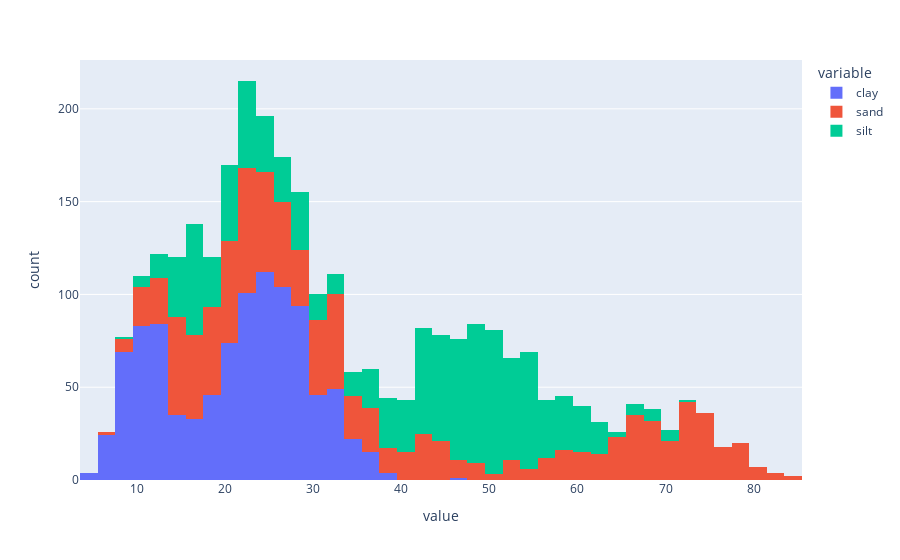

The code cell stored with this chart in its notebook:
### Code cell
fig = px.histogram(data_subset, x= soil_cont)
fig.show()

### Figure 1 — Plotly figure (JSON) as saved in the notebook; plotly's stock layout.template omitted (floating-point values rounded to 4 significant figures; data arrays with more than 128 entries replaced by an {"elided": "..."} marker saying what was removed)
{"data": [{"alignmentgroup": "True", "bingroup": "x", "hovertemplate": "variable=clay<br>value=%{x}<br>count=%{y}<extra></extra>", "legendgroup": "clay", "marker": {"color": "#636efa", "pattern": {"shape": ""}}, "name": "clay", "offsetgroup": "clay", "orientation": "v", "showlegend": true, "type": "histogram", "x": {"elided": "1000 int values"}, "xaxis": "x", "yaxis": "y"}, {"alignmentgroup": "True", "bingroup": "x", "hovertemplate": "variable=sand<br>value=%{x}<br>count=%{y}<extra></extra>", "legendgroup": "sand", "marker": {"color": "#EF553B", "pattern": {"shape": ""}}, "name": "sand", "offsetgroup": "sand", "orientation": "v", "showlegend": true, "type": "histogram", "x": {"elided": "1000 int values"}, "xaxis": "x", "yaxis": "y"}, {"alignmentgroup": "True", "bingroup": "x", "hovertemplate": "variable=silt<br>value=%{x}<br>count=%{y}<extra></extra>", "legendgroup": "silt", "marker": {"color": "#00cc96", "pattern": {"shape": ""}}, "name": "silt", "offsetgroup": "silt", "orientation": "v", "showlegend": true, "type": "histogram", "x": {"elided": "1000 int values"}, "xaxis": "x", "yaxis": "y"}], "layout": {"barmode": "relative", "legend": {"title": {"text": "variable"}, "tracegroupgap": 0}, "margin": {"t": 60}, "xaxis": {"anchor": "y", "domain": [0, 1], "title": {"text": "value"}}, "yaxis": {"anchor": "x", "domain": [0, 1], "title": {"text": "count"}}}}
